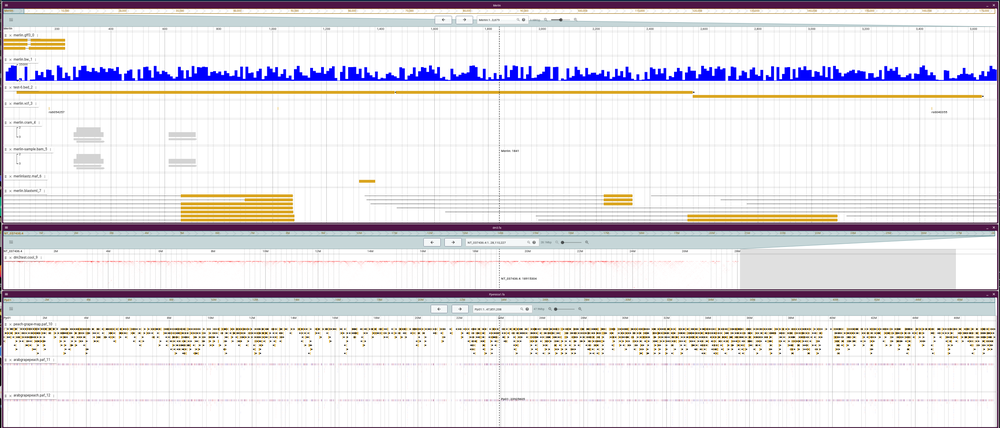
#> input picture jbrowse2/jb2_samplerMay5.png, 1000 x 428 px, shrunk from 2473 x 1059 before the run
$ python coordinates_of_roi.py ../../../jbrowse2/jb2_samplerMay5.png ../../../jbrowse2/dm4_in_jb2.png   (older library calls are emulated)
#> lines starting #> are read from the running program, lines starting #| are printed output that depends on the picture
import argparse
import pandas as pd
import skimage.io
import skimage.color

def get_pixel_values(im, threshold, pixel_table, white_obj):
#> called with im = '../../../jbrowse2/jb2_samplerMay5.png', threshold = 0.5, pixel_table = '../../../jbrowse2/dm4_in_jb2.png', white_obj = True
    data = skimage.io.imread(im)
#> data is the input picture: shape (428, 1000, 3); mean R, G, B 225.8, 222.9, 227.6
    if len(data.shape) == 3 and data.shape[-1] > 1:
        data = skimage.color.rgb2grey(data)
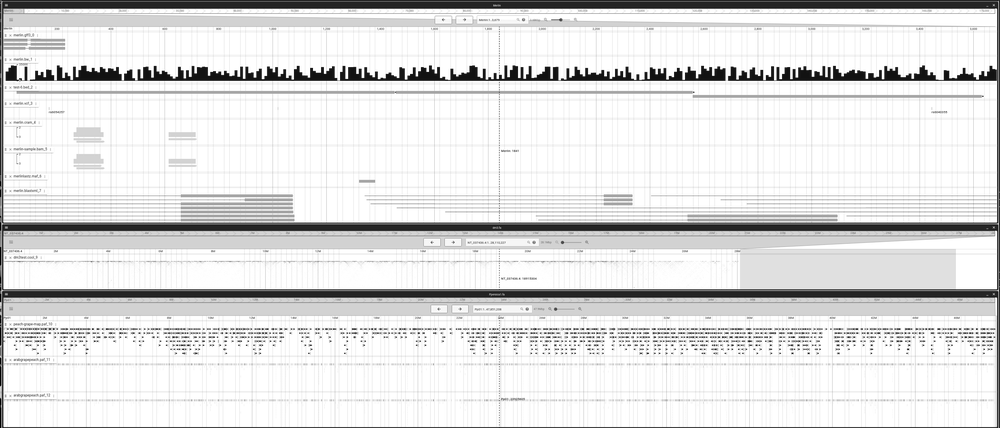
#> data: shape (428, 1000) float64; min 0, max 1, mean 0.878
    x = []
    y = []
    for i in range(data.shape[0]):
        for j in range(data.shape[1]):
            if white_obj == True:
                if data[i,j] <= threshold:
                    x.append(i)
                    y.append(j)
            elif data[i,j] >= threshold:
                    x.append(i)
                    y.append(j)

    df = pd.DataFrame()
    df['x'] = x
    df['y'] = y
    df.to_csv(pixel_table, sep="\t", index = False)

if __name__=="__main__":
    parser = argparse.ArgumentParser(description = "Create a csv table with Coordinates of the ROI")
    parser.add_argument("im", help = "Paste path to out.png (output created by transformation)")
    parser.add_argument("pixel_table", help = "Paste path to file in which list with all pixles > threshold should be saved")
    parser.add_argument("--white_obj", dest = "white_obj", help = "If set objects in image are white otherwise black", action = "store_true", default=True)
    parser.add_argument("--threshold", dest = "threshold", help = "Enter desired threshold value", type = float, default = 0.5)
    args = parser.parse_args()
    get_pixel_values(args.im, args.threshold, args.pixel_table, args.white_obj)

$ run again, on jbrowse2/jbrowse8.png
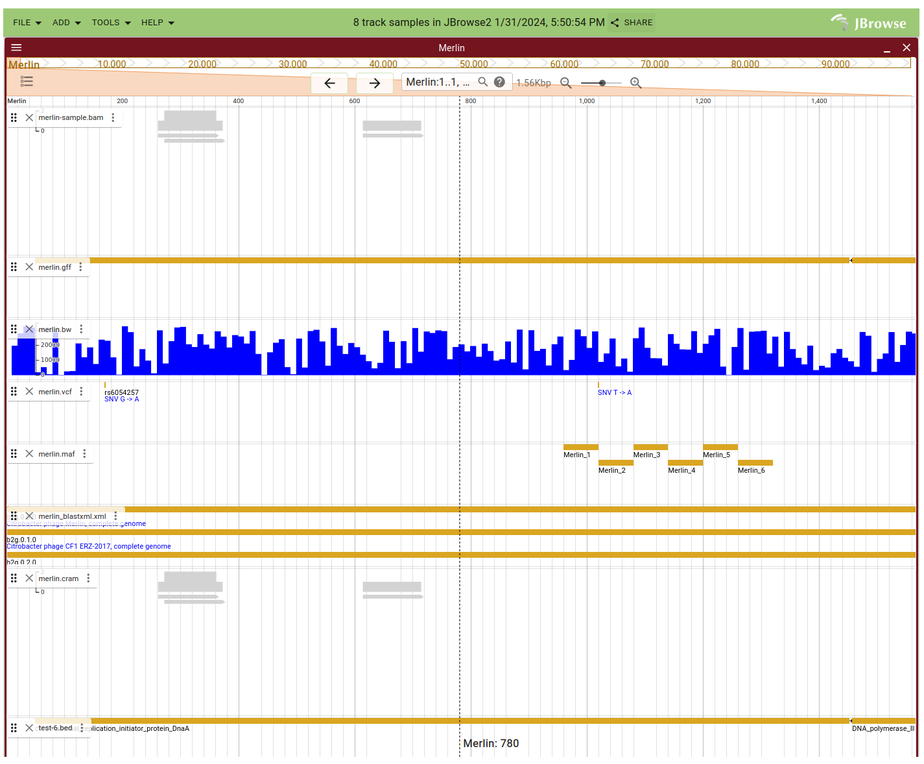
#> input picture jbrowse2/jbrowse8.png, 924 x 764 px, shrunk from 1425 x 1178 before the run
#> in get_pixel_values, data is the input picture: shape (764, 924, 3); mean R, G, B 233.2, 229.2, 229.6
#> in get_pixel_values, `data = skimage.color.rgb2grey(data)`:
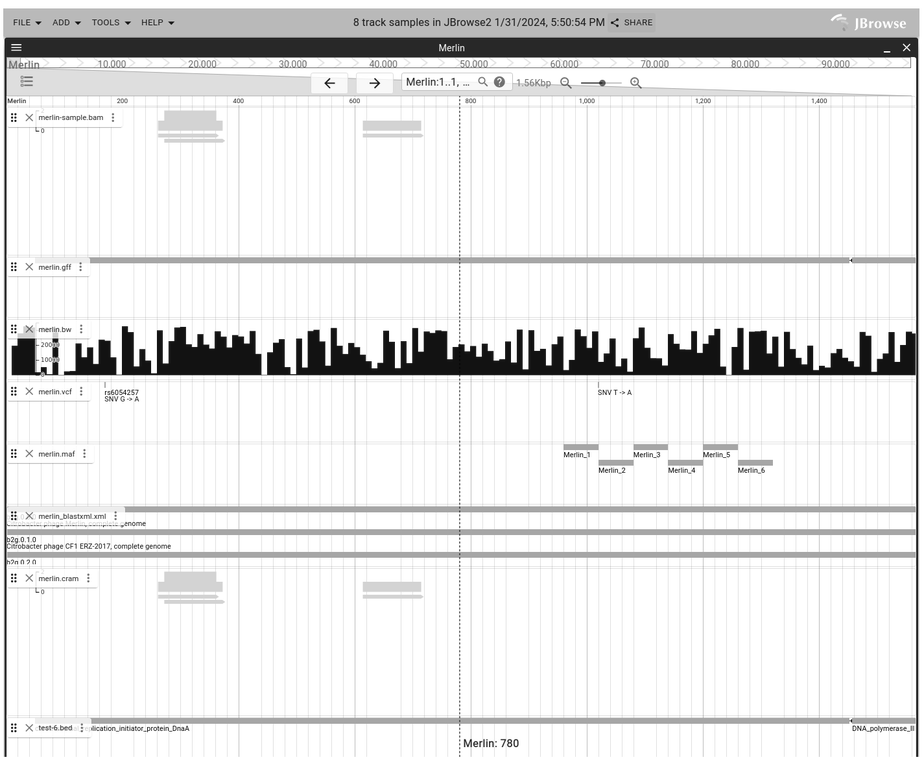
#> data: shape (764, 924) float64; min 0, max 1, mean 0.902
